Frame 1 (no input): blank canvas, image omitted
Frame 60 (no input): blank canvas, image omitted
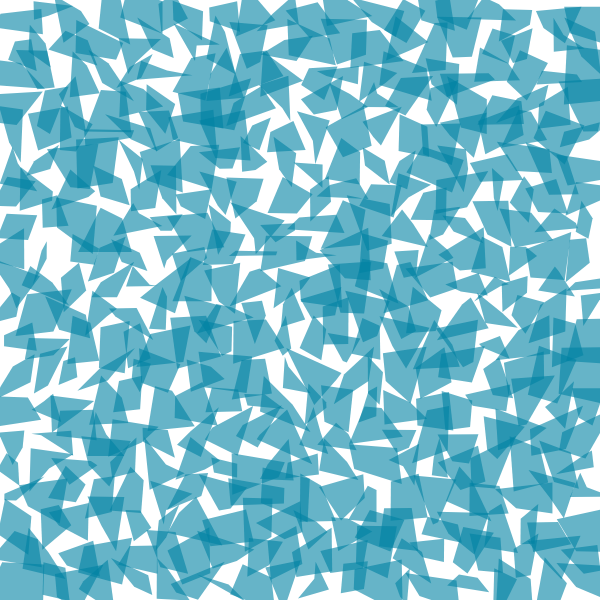
Frame 120 (the mouse pressed at the canvas centre since frame 60)

The p5.js sketch whose frames 1 and 60 were blank and that drew this single picture after the mouse press (run headless with seeded random() and noise() and a simulated clock; from frame 60 on, the mouse is pressed at the canvas centre):

// p5.js sketch
// ── sketch.js
//port of p_2_1_2_03.pde from generative design
// Generative Gestaltung, ISBN: 978-3-87439-759-9
// First Edition, Hermann Schmidt, Mainz, 2009
// Hartmut Bohnacker, Benedikt Gross, Julia Laub, Claudius Lazzeroni
// Book is Copyright 2009 Hartmut Bohnacker, Benedikt Gross, Julia Laub, Claudius Lazzeroni

// This code operates under Apache 2.0 Liscense as a derative work
// you may not use this file except in compliance with the License.
// You may obtain a copy of the License at http://www.apache.org/licenses/LICENSE-2.0
// Unless required by applicable law or agreed to in writing, software
// distributed under the License is distributed on an "AS IS" BASIS,
// WITHOUT WARRANTIES OR CONDITIONS OF ANY KIND, either express or implied.
// See the License for the specific language governing permissions and
// limitations under the License.

/**
 * moving corners of rectangles in a grid
 *
 * MOUSE
 * position x          : corner position offset x
 * position y          : corner position offset y
 * left click          : random position
 */


var tileCount = 20;
var rectSize = 30;
var rectSize = 30;

var actRandomSeed = 0;

function setup(){
  createCanvas(600, 600);
}

function draw() {

  colorMode(HSB, 360, 100, 100, 100);
  background(360);
  smooth();
  noStroke();

  fill(192,100,64,60);

  randomSeed(actRandomSeed);

  for (var gridY=0; gridY<tileCount; gridY++) {
    for (var gridX=0; gridX<tileCount; gridX++) {

      var posX = width/tileCount * gridX;
      var posY = height/tileCount * gridY;

      var shiftX1 = mouseX/20 * random(-1, 1);
      var shiftY1 = mouseY/20 * random(-1, 1);
      var shiftX2 = mouseX/20 * random(-1, 1);
      var shiftY2 = mouseY/20 * random(-1, 1);
      var shiftX3 = mouseX/20 * random(-1, 1);
      var shiftY3 = mouseY/20 * random(-1, 1);
      var shiftX4 = mouseX/20 * random(-1, 1);
      var shiftY4 = mouseY/20 * random(-1, 1);

      beginShape();
      vertex(posX+shiftX1, posY+shiftY1);
      vertex(posX+rectSize+shiftX2, posY+shiftY2);
      vertex(posX+rectSize+shiftX3, posY+rectSize+shiftY3);
      vertex(posX+shiftX4, posY+rectSize+shiftY4);
      endShape(CLOSE);
    }
  }

}

function mousePressed() {
  actRandomSeed = random(100000);
}
